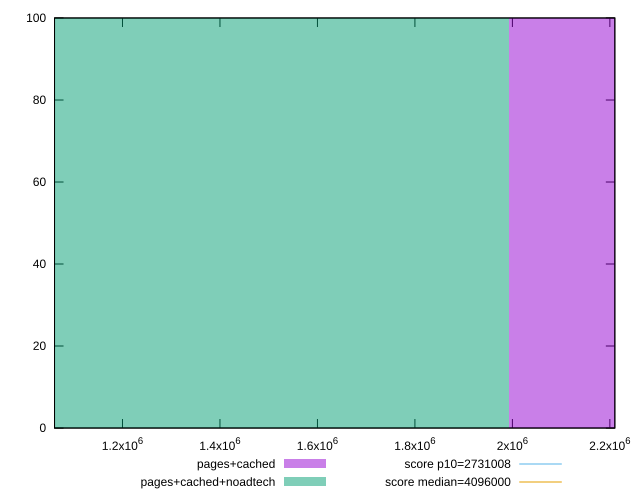

Write gnuplot code to recreate this figure.
reset

$pagesCached <<EOF
2656925.9519017534 100
EOF

$pagesCachedNoadtech <<EOF
1328462.9759508767 100
EOF

set key outside below
set boxwidth 1328462.9759508767
set xrange [1060573:2210167]
set yrange [0:100]
set trange [0:100]
set style fill transparent solid 0.5 noborder

set parametric
set terminal svg size 640, 500 enhanced background rgb 'white'
set output "report_00018_2021-02-10T15-25-16.877Z/total-byte-weight/comparison/histogram/1_vs_2.svg"

plot $pagesCached title "pages+cached" with boxes, \
     $pagesCachedNoadtech title "pages+cached+noadtech" with boxes, \
     2731008,t title "score p10=2731008", \
     4096000,t title "score median=4096000"

reset
